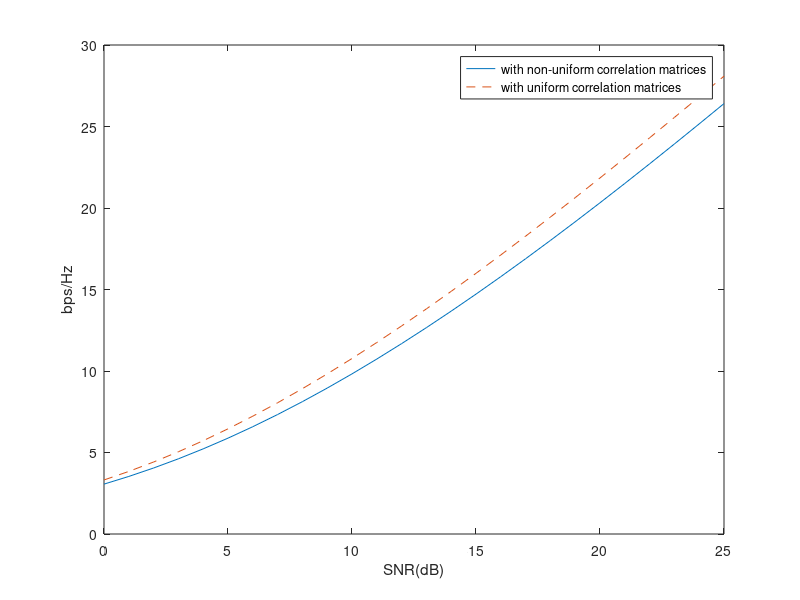

MATLAB code to generate this figure:
%Program to compute the capacity of random MIMO channels without CSI with uniform and non-uniform correlated matrices
clear all,  close all
SNRdB =   [0:25];iter=1000; nT=4; nR=4;
n=min(nT,nR);  I = eye(n);SNRlin=10.^(SNRdB/10.);rho=0.2;
Rtx=[1      0.3169     0.3863    0.0838;  0.3169    1      0.7128   0.5626;
     0.3863   0.7128     1       0.5354;   0.0838   0.5626   0.5354   1];
Rrx=[1      0.1317    0.1992  0.2315;  0.1317     1       0.1493     0.1907;
    0.1992   0.1493     1       0.1996;  0.2315  0.1907  0.1996   1];
Rtxu=[1      rho     rho^2   rho^3;  rho     1      rho    rho^2;
    rho^2   rho     1       rho;   rho^3   rho^2   rho     1];
Rrxu= Rtxu;
C1(1,:) = zeros(1,length(SNRdB)); C2(1,:) = zeros(1,length(SNRdB));
   for ii=1:iter
      Hw = sqrt(0.5)*(randn(nR,nT)+j*randn(nR,nT)); 
      H = Rrx^(1/2)*Hw*Rtx^(1/2);  tmp = H'*H/nT;
      Hu = Rrxu^(1/2)*Hw*Rtxu^(1/2);  tmp1 = Hu'*Hu/nT;;
           for i=1:length(SNRdB) %random channel generation
         C2(1,i) = C2(1,i)+log2(real(det(I+SNRlin(i)*tmp1)));
         C1(1,i) = C1(1,i)+log2(real(det(I+SNRlin(i)*tmp)));
      end
   end
C1 = C1/iter; C2=C2/iter;
figure, plot(SNRdB,C1(1,:),'-', SNRdB,C2(1,:),'--');
xlabel('SNR(dB)'); ylabel('bps/Hz'); set(gca,'fontsize',10);
legend('with non-uniform correlation matrices' ,'with uniform correlation matrices')
